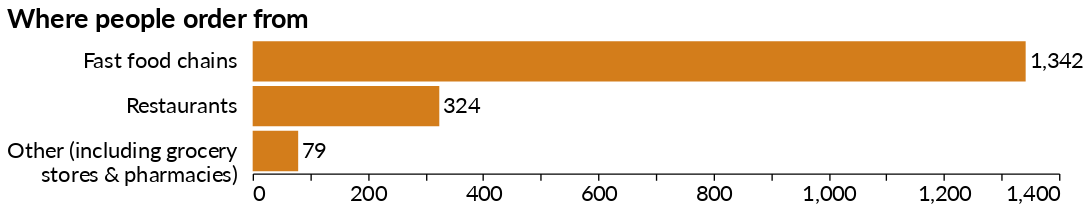

Write notebook code for a chart like this one.
### Code cell
bars = alt.Chart(df_order_source).mark_bar().encode(
    x='count:Q',
    y=alt.Y("label:O", sort='-x', axis=alt.Axis(labelLimit=200, offset=10)),
    color=alt.value('#D37D1B')
)

text = bars.mark_text(
    align='left',
    baseline='middle',
    dx=3,  # Nudges text to right so it doesn't appear on top of the bar
    size=16,
    font='Lato',
).encode(
    text=alt.Text('count:Q', format=','),
    color=alt.value('black')
)

(bars + text).properties(height=100, width=600, title='Where people order from').configure_view(strokeOpacity=0)

### Figure 1 — Vega-Lite specification as saved in the notebook (floating-point values rounded to 4 significant figures)
{"config": {"title": {"fontSize": 20, "font": "Lato", "anchor": "start", "fontColor": "#000000"}, "axisX": {"domain": true, "domainColor": "#000000", "domainWidth": 1, "grid": false, "labelFont": "Lato", "labelFontSize": 16, "labelAngle": 0, "tickColor": "#000000", "tickSize": 5, "titleFont": "Lato", "titleFontSize": 16, "titlePadding": 10, "title": "X Axis Title (units)"}, "axisY": {"domain": false, "grid": false, "gridColor": "#DEDDDD", "gridWidth": 1, "labelFont": "Lato", "labelFontSize": 16, "labelAngle": 0, "ticks": false, "titleFont": "Lato", "titleFontSize": 16, "titlePadding": 10, "title": "Y Axis Title (units)", "titleAngle": 0, "titleY": -10, "titleX": 18}, "range": {"category": ["#254CA7", "#D37D1B"]}, "view": {"strokeOpacity": 0}}, "layer": [{"mark": "bar", "encoding": {"color": {"value": "#D37D1B"}, "x": {"field": "count", "type": "quantitative"}, "y": {"axis": {"labelLimit": 200, "offset": 10}, "field": "label", "sort": "-x", "type": "ordinal"}}}, {"mark": {"type": "text", "align": "left", "baseline": "middle", "dx": 3, "font": "Lato", "size": 16}, "encoding": {"color": {"value": "black"}, "text": {"field": "count", "format": ",", "type": "quantitative"}, "x": {"field": "count", "type": "quantitative"}, "y": {"axis": {"labelLimit": 200, "offset": 10}, "field": "label", "sort": "-x", "type": "ordinal"}}}], "data": {"name": "data-ee2024aa66a015e49ef8410290734383"}, "height": 100, "title": "Where people order from", "width": 600, "$schema": "https://vega.github.io/schema/vega-lite/v4.17.0.json", "datasets": {"data-ee2024aa66a015e49ef8410290734383": [{"order_source": "Fast food chains", "count": 1342, "percent": 76.91, "label": ["Fast food chains"]}, {"order_source": "Restaurants", "count": 324, "percent": 18.57, "label": ["Restaurants"]}, {"order_source": "Other (including grocery stores & pharmacies)", "count": 79, "percent": 4.527, "label": ["Other (including grocery", "stores & pharmacies)"]}]}}
